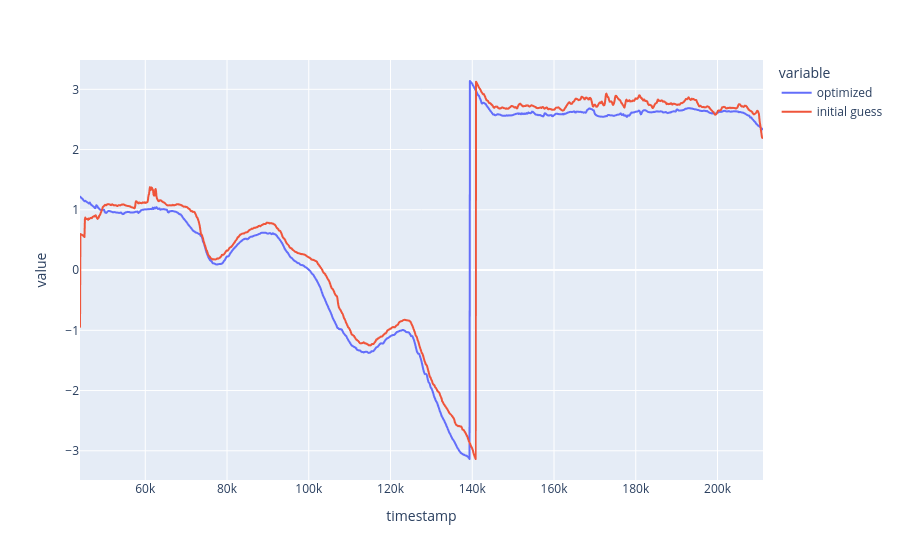

Here is the notebook cell this chart was saved with:
### Code cell
R_vi_est = result.atRot3(R(0))
yaws = [result.atPose3(X(i)).rotation().compose(R_vi_est).yaw() for i in range(len(optimized_poses))]
init_yaws = [rot.compose(R_vi_est).yaw() for rot in rot_init]
# px.line(pd.Series(yaws, index=fit_gps.index[:len(optimized_poses)]))
px.line(pd.DataFrame({'optimized': yaws, 'initial guess': init_yaws}, index=fit_gps.index[:len(optimized_poses)]))

### Figure 1 — Plotly figure (JSON) as saved in the notebook; plotly's stock layout.template omitted (floating-point values rounded to 4 significant figures; data arrays with more than 128 entries replaced by an {"elided": "..."} marker saying what was removed)
{"data": [{"hovertemplate": "variable=optimized<br>timestamp=%{x}<br>value=%{y}<extra></extra>", "legendgroup": "optimized", "line": {"color": "#636efa", "dash": "solid"}, "marker": {"symbol": "circle"}, "mode": "lines", "name": "optimized", "showlegend": true, "type": "scattergl", "x": {"elided": "1672 int values"}, "xaxis": "x", "y": {"elided": "1672 float values"}, "yaxis": "y"}, {"hovertemplate": "variable=initial guess<br>timestamp=%{x}<br>value=%{y}<extra></extra>", "legendgroup": "initial guess", "line": {"color": "#EF553B", "dash": "solid"}, "marker": {"symbol": "circle"}, "mode": "lines", "name": "initial guess", "showlegend": true, "type": "scattergl", "x": {"elided": "1672 int values"}, "xaxis": "x", "y": {"elided": "1672 float values"}, "yaxis": "y"}], "layout": {"legend": {"title": {"text": "variable"}, "tracegroupgap": 0}, "margin": {"t": 60}, "xaxis": {"anchor": "y", "domain": [0, 1], "title": {"text": "timestamp"}}, "yaxis": {"anchor": "x", "domain": [0, 1], "title": {"text": "value"}}}}
